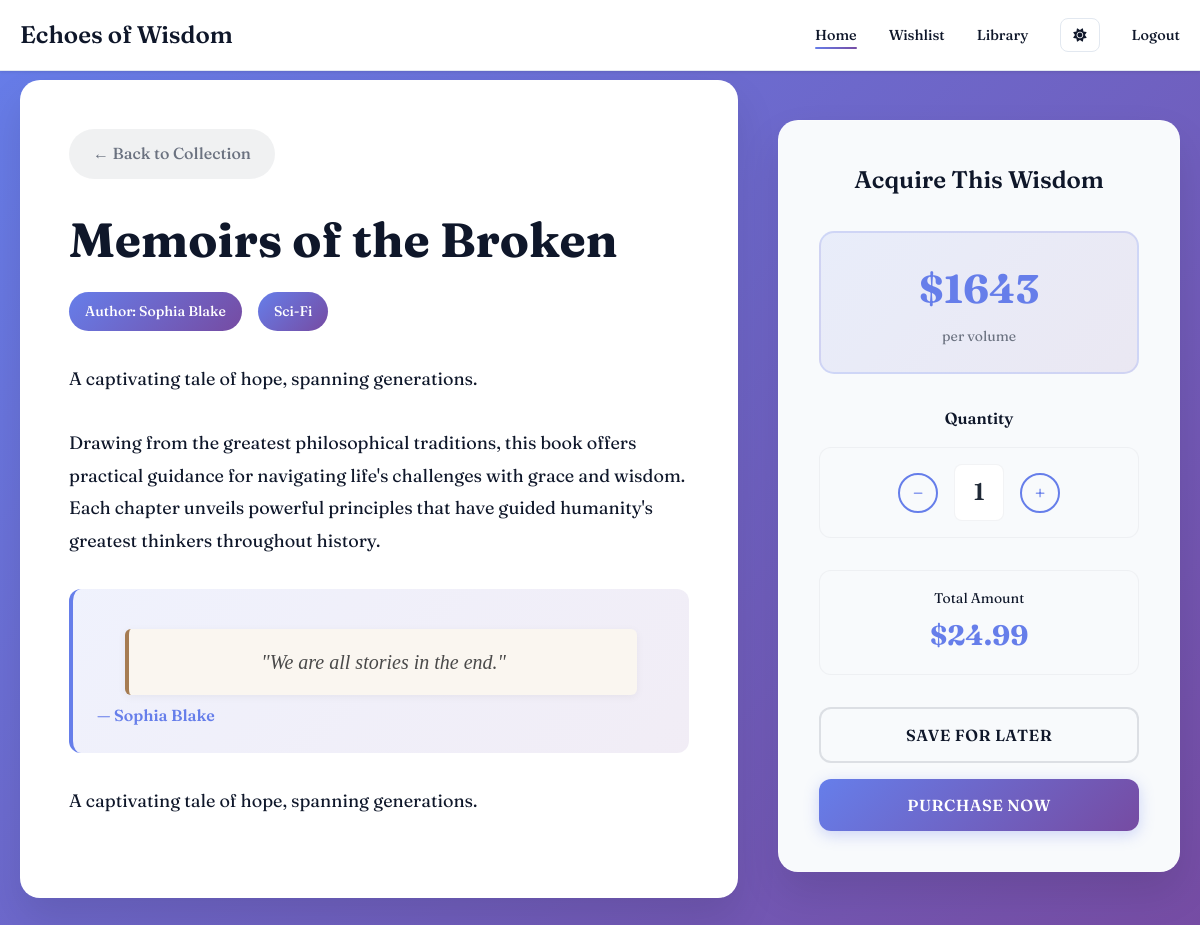
The page /details/982 (signed in) on the database its author committed.
### app/models.py (models this page shows, shortened)
class Book(models.Model):
    name = models.TextField()
    quotes = models.TextField()
    genre = models.TextField()
    year = models.IntegerField()
    pages = models.IntegerField()
    desc = models.TextField()
    price = models.IntegerField()
    author = models.CharField(max_length=100)
    views=models.IntegerField(default=0, null=True)

### app/views.py (the view)
# urls.py: path('details/<int:id>', views.detail, name='details'),
@login_required(login_url='login')
def detail(request, id):
    cache_key = f'product_{id}'
    product = cache.get(cache_key)
    if not product:
        book = get_object_or_404(Book, id=id)
        product = model_to_dict(book)
        cache.set(cache_key, product, timeout=1200)
    return render(request, 'detail.html', {
        'product': product,
        'STRIPE_PUBLISHABLE_KEY': settings.STRIPE_PUBLISHABLE_KEY
    })

### app/templates/detail.html (shortened to what this page needs)
<!DOCTYPE html>
<html lang="en">
<head>
  <link rel="stylesheet" href="https://cdnjs.cloudflare.com/ajax/libs/font-awesome/6.0.0/css/all.min.css">
<link rel="stylesheet" href="../static/css/main.css">
</head>
<body data-theme="light">
    <nav class="navbar">
        <div class="nav-container">
            <a href="{% url 'home' %}" class="nav-logo">Echoes of Wisdom</a>
            <ul class="nav-menu">
                <li><a href="{% url 'home' %}" class="nav-link active">Home</a></li>
                <li><a href="{% url 'wishlist' %}" class="nav-link">Wishlist</a></li>
                <li><a href="{% url 'library' %}" class="nav-link">Library</a></li>
                <li>
                    <button class="theme-toggle" onclick="toggleTheme()">
                        <i class="fas fa-sun" id="theme-icon"></i>
                    </button>
                </li>
                <li><a href="{% url 'logout_view' %}" class="nav-link">Logout</a></li>
            </ul>
        </div>
    </nav>
     <section class="details">
    <div class="main-container">
        <div class="book-info">
            <nav class="back-nav">
                <a href="#" class="back-link" onclick="history.back(); return false">
                    ← Back to Collection
                </a>
            </nav>
            <h1 class="book-title">{{product.name}}</h1>
            <div class="book-meta">
                <span class="meta-tag">Author: {{product.author}}</span>
                <span class="meta-tag">{{product.genre}}</span>
            </div>
            <div class="book-description">
                {{product.desc}}
                <br><br>
                Drawing from the greatest philosophical traditions, this book offers practical guidance for navigating
                life's challenges with grace and wisdom. Each chapter unveils powerful principles that have guided
                humanity's greatest thinkers throughout history.
            </div>
            <div class="quote-section">
                <div class="quote-text">
                    "{{product.quotes}}"
                </div>
                <div class="quote-author">— {{product.author}}</div>
            </div>
            <div class="book-description">
                {{product.desc}}
            </div>
        </div>
        <div class="purchase-panel">
            <h2 class="purchase-title">Acquire This Wisdom</h2>
            <div class="price-display">
                <div class="price-amount" id="price-amount">${{product.price}}</div>
                <div class="price-label">per volume</div>
            </div>
            <div class="quantity-section">
                <div class="quantity-label">Quantity</div>
                <div class="quantity-controls">
                    <button class="quantity-btn" id="decreaseBtn">−</button>
                    <div class="quantity-display" id="quantityDisplay">1</div>
                    <button class="quantity-btn" id="increaseBtn">+</button>
                </div>
            </div>
            <div class="total-display">
                <div class="total-label">Total Amount</div>
                <div class="total-amount" id="totalAmount">$24.99</div>
            </div>
            <div class="action-buttons">
                <button class="btn btn-secondary" id="saveBtn">Save for Later</button>
                <button class="btn btn-primary" id="purchaseBtn">Purchase Now</button>
            </div>
        </div>
    </div>
    </section>
</body>
</html>

### rows shown on the page
Book: name "Memoirs of the Broken", author "Sophia Blake", genre "Sci-Fi", desc "A captivating tale of hope, spanning generations.", quotes "We are all stories in the end."

### other values the page prints
{{ product.price }} "1643"
